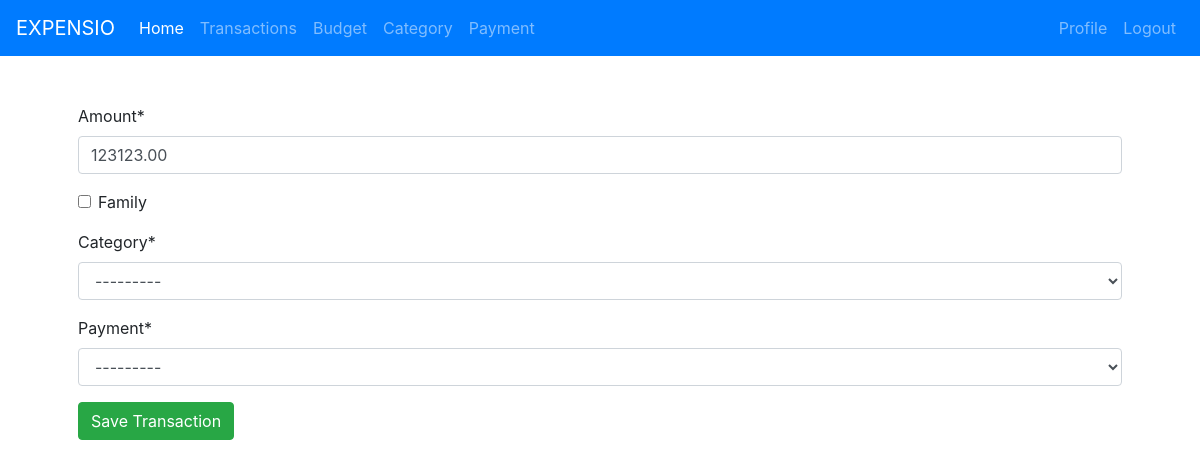
Before: /transaction/1/edit (signed in) with the older database file.
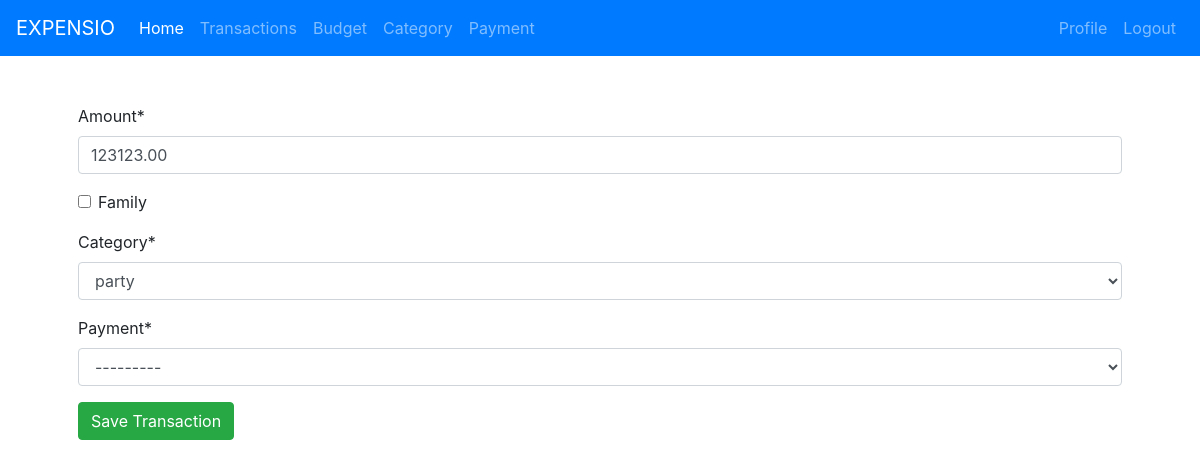
After: the same page with the newer database file.
### transaction_expense/models.py (models this page shows)
class Transaction_Expense(models.Model):
    created_date = models.DateTimeField(auto_now_add=True)
    updated_date = models.DateTimeField(auto_now=True)
    amount = models.DecimalField(max_digits=19, decimal_places=2)
    family = models.BooleanField()
    user = models.ForeignKey("auth.User", on_delete=models.CASCADE)
    category = models.ForeignKey(Category, on_delete=models.CASCADE, null=True)
    payment = models.ForeignKey(Payment, on_delete=models.CASCADE, null=True)

### transaction_expense/views.py (the view)
class TransactionExpenseEditView(UpdateView):
    model = Transaction_Expense
    fields = ("amount", "family", "category", "payment")
    success_url = "/transaction"
    template_name = "add_transaction.html"
    def get_form(self, *args, **kwargs):
        form = super(TransactionExpenseEditView, self).get_form(*args, **kwargs)
        form.fields["category"].queryset = Category.objects.filter(
            user=self.request.user
        )
        form.fields["payment"].queryset = Payment.objects.filter(user=self.request.user)
        return form
    def get_object(self, *args, **kwargs):
        expense_found = super(TransactionExpenseEditView, self).get_object(
            *args, **kwargs
        )
        if not expense_found.user == self.request.user:
            raise Http404
        return expense_found

### category/models.py (called while the page is built)
    def __str__(self):
        return str(self.name)

### payment/models.py (called while the page is built)
    def __str__(self):
        return (
            f"Type: {self.type}, Description: {self.description}, Amount: {self.amount}"
        )

### templates/add_transaction.html (shortened to what this page needs)
{% extends 'base.html' %}
{% load crispy_forms_tags %}
{% block content %}
    <form method="post">
        {{ form | crispy }}
        <button type="submit" class="btn btn-success">Save Transaction</button>
    </form>
{% endblock %}

Changed rows visible on the page:
changed Transaction_Expense: category "---------" → "party"
